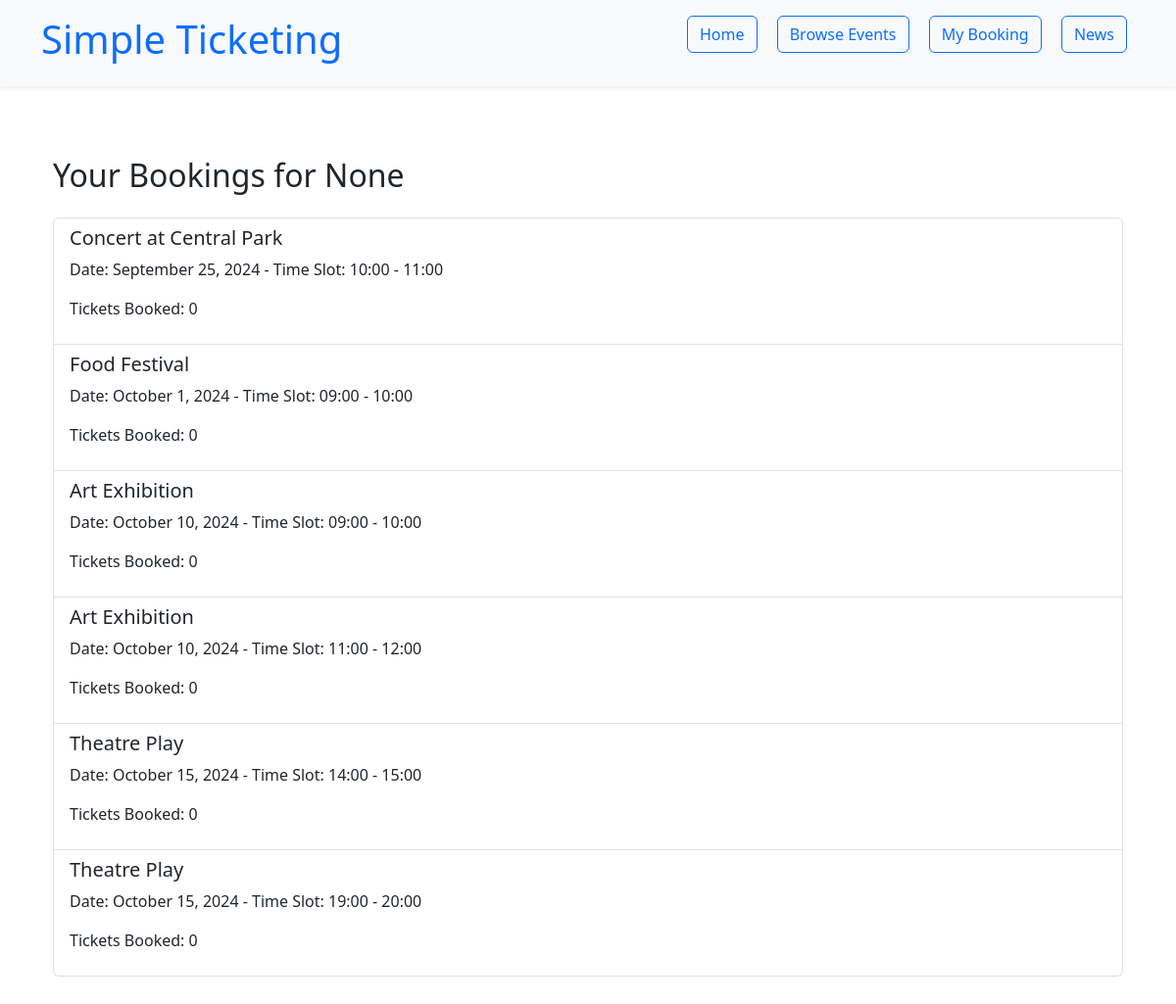
Screenshot of /my-booking-check with the database file from the repository.
### app.py (models this page shows)
class Ticketing(db.Model):
    id = db.Column(db.Integer, primary_key=True)
    event_id = db.Column(db.Integer, db.ForeignKey('event.id'), nullable=False)
    date = db.Column(db.String(50), nullable=False)
    time_slot = db.Column(db.String(20), nullable=False)
    available_tickets = db.Column(db.Integer, nullable=False)
    booked_quantity = db.Column(db.Integer, nullable=True, default=0)
    email = db.Column(db.String(100), nullable=True)

class Event(db.Model):
    id = db.Column(db.Integer, primary_key=True)
    title = db.Column(db.String(100), nullable=False)
    description = db.Column(db.Text, nullable=False)
    date = db.Column(db.String(50), nullable=False)
    image = db.Column(db.String(200))
    additional_info = db.Column(db.Text, nullable=True)
    ticketings = db.relationship('Ticketing', backref='event', lazy=True)
    updates = db.relationship('EventUpdate', backref='event', lazy=True)

### app.py (the view)
@app.route('/my-booking-check', methods=['GET'])
def my_booking_check():
    email = request.args.get('email')
    bookings = Ticketing.query.filter_by(email=email).all()
    if bookings:
        return render_template('my_booking_tickets.html', bookings=bookings, email=email)
    else:
        flash("Email not found. Please try again.", "danger")
        return redirect(url_for('my_booking'))

### templates/my_booking_tickets.html (shortened to what this page needs)
{% extends 'layout.html' %}
{% block content %}
<div class="container my-5">
  <h2 class="mb-4">Your Bookings for {{ email }}</h2>
  <ul class="list-group">
    {% for booking in bookings %}
    <li class="list-group-item">
      <h5>{{ booking.event.title }}</h5>
      <p>Date: {{ booking.date }} - Time Slot: {{ booking.time_slot }}</p>
      <p>Tickets Booked: {{ booking.booked_quantity }}</p>
    </li>
    {% endfor %}
  </ul>
</div>
{% endblock %}

### templates/layout.html (shortened to what this page needs)
<!DOCTYPE html>
<html lang="en">
<head>
  <link href="https://cdn.jsdelivr.net/npm/bootstrap@5.3.3/dist/css/bootstrap.min.css" rel="stylesheet">
</head>
<body>
  <header class="bg-light shadow-sm mb-4">
    <div class="container d-flex justify-content-between py-3">
      <a href="{{ url_for('index') }}" class="text-decoration-none">
        <h1 class="text-primary">Simple Ticketing</h1>
      </a>
      <nav>
        <a href="{{ url_for('index') }}" class="btn btn-outline-primary mx-2">Home</a>
        <a href="{{ url_for('browse_events') }}" class="btn btn-outline-primary mx-2">Browse Events</a>
        <a href="{{ url_for('my_booking') }}" class="btn btn-outline-primary mx-2">My Booking</a>
        <a href="{{ url_for('news') }}" class="btn btn-outline-primary mx-2">News</a>
      </nav>
    </div>
  </header>
  <main class="container">
    {% block content %}
    {% endblock %}
  </main>
</body>
</html>

### templates/layout.html (style rules this page uses)
html, body { height: 100%; margin: 0; }
body { display: flex; flex-direction: column; }
main { flex: 1; }

### rows the page displays
Ticketing: event "Concert at Central Park", date "September 25, 2024", time_slot "10:00 - 11:00", booked_quantity "0"
Ticketing: event "Food Festival", date "October 1, 2024", time_slot "09:00 - 10:00", booked_quantity "0"
Ticketing: event "Art Exhibition", date "October 10, 2024", time_slot "09:00 - 10:00", booked_quantity "0"
Ticketing: event "Art Exhibition", date "October 10, 2024", time_slot "11:00 - 12:00", booked_quantity "0"
Ticketing: event "Theatre Play", date "October 15, 2024", time_slot "14:00 - 15:00", booked_quantity "0"
Ticketing: event "Theatre Play", date "October 15, 2024", time_slot "19:00 - 20:00", booked_quantity "0"

### other values shown
{{ email }} "None"
